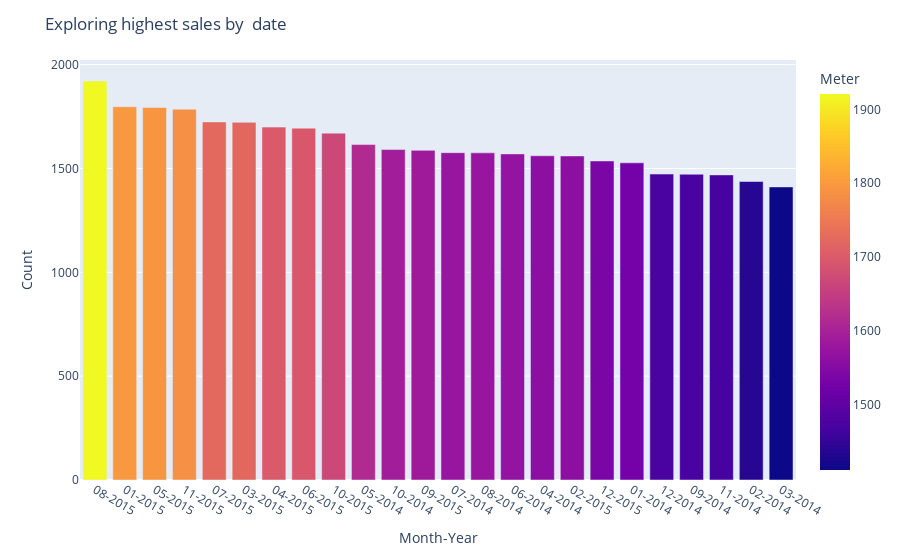

This figure's notebook cell:
### Code cell
#Plotting a bar graph with number of sales in each  month of each year
fig1 = px.bar(data["Month-Year"].value_counts(ascending=False),
              orientation= "v",
              color = data["Month-Year"].value_counts(ascending=False),

               labels={'value':'Count', 'index':'Date','color':'Meter'})

fig1.update_layout(title_text="Exploring highest sales by  date")

fig1.show()

### Figure 1 — Plotly figure (JSON) as saved in the notebook; plotly's stock layout.template omitted (floating-point values rounded to 4 significant figures)
{"data": [{"alignmentgroup": "True", "hovertemplate": "Month-Year=%{x}<br>Count=%{y}<br>Meter=%{marker.color}<extra></extra>", "legendgroup": "", "marker": {"color": [1921, 1797, 1793, 1785, 1724, 1722, 1699, 1694, 1670, 1615, 1591, 1587, 1576, 1575, 1570, 1561, 1560, 1536, 1527, 1473, 1472, 1469, 1437, 1411], "coloraxis": "coloraxis", "pattern": {"shape": ""}}, "name": "", "offsetgroup": "", "orientation": "v", "showlegend": false, "textposition": "auto", "type": "bar", "x": ["08-2015", "01-2015", "05-2015", "11-2015", "07-2015", "03-2015", "04-2015", "06-2015", "10-2015", "05-2014", "10-2014", "09-2015", "07-2014", "08-2014", "06-2014", "04-2014", "02-2015", "12-2015", "01-2014", "12-2014", "09-2014", "11-2014", "02-2014", "03-2014"], "xaxis": "x", "y": [1921, 1797, 1793, 1785, 1724, 1722, 1699, 1694, 1670, 1615, 1591, 1587, 1576, 1575, 1570, 1561, 1560, 1536, 1527, 1473, 1472, 1469, 1437, 1411], "yaxis": "y"}], "layout": {"barmode": "relative", "coloraxis": {"colorbar": {"title": {"text": "Meter"}}, "colorscale": [[0, "#0d0887"], [0.1111, "#46039f"], [0.2222, "#7201a8"], [0.3333, "#9c179e"], [0.4444, "#bd3786"], [0.5556, "#d8576b"], [0.6667, "#ed7953"], [0.7778, "#fb9f3a"], [0.8889, "#fdca26"], [1, "#f0f921"]]}, "legend": {"tracegroupgap": 0}, "margin": {"t": 60}, "title": {"text": "Exploring highest sales by  date"}, "xaxis": {"anchor": "y", "domain": [0, 1], "title": {"text": "Month-Year"}}, "yaxis": {"anchor": "x", "domain": [0, 1], "title": {"text": "Count"}}}}
